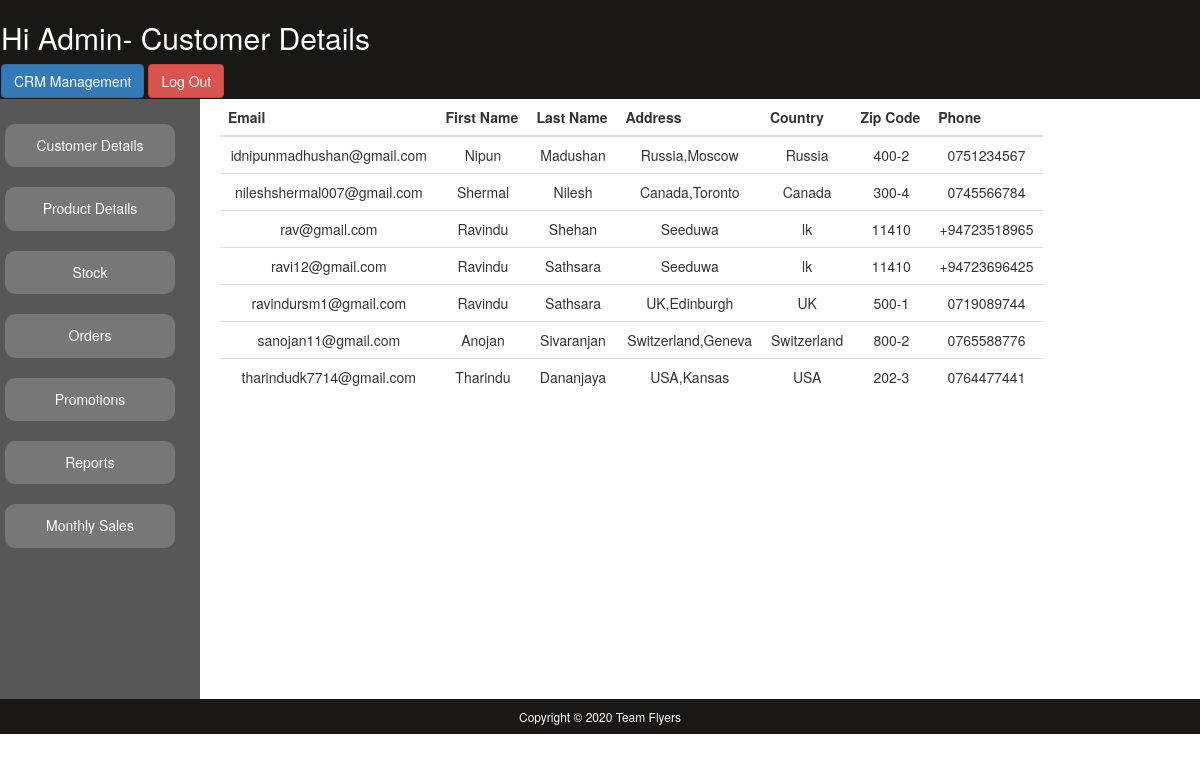
The app's page /Website/Admin/Admin_CustomerDetails.php (signed in) with its own data.
### tables this page shows
CREATE TABLE IF NOT EXISTS `customer` (
  `C_Email` varchar(100) NOT NULL,
  `C_password` varchar(20) NOT NULL,
  `C_fname` varchar(50) NOT NULL,
  `C_lname` varchar(50) NOT NULL,
  `C_Address` varchar(500) NOT NULL,
  `C_Country` varchar(100) NOT NULL,
  `C_ZipCode` varchar(20) NOT NULL,
  `C_Phone` varchar(12) NOT NULL,
  PRIMARY KEY (`C_Email`),
  KEY `C_fname` (`C_fname`)
);

### Website/Admin/Admin_CustomerDetails.php (the view, shortened to what this page needs)
<!doctype html>
<html>
<head>
<link rel="stylesheet" type="text/css" href="CSS/Style1.css">
<link rel="stylesheet" href="https://maxcdn.bootstrapcdn.com/bootstrap/3.4.1/css/bootstrap.min.css">
</head>
<body>
	<div id="header">
		<h2 style="color:#FFFFFF;">Hi Admin- Customer Details</h2>
		<a href="CRM_Interface.php"  class="btn btn-primary"> CRM Management</a>
		<a href="Admin_Login.php"  class="btn btn-danger"> Log Out</a>
	</div>
<div id="navigation"><br>
    	<a href="Admin_CustomerDetails.php" class="btn badge"><h5>Customer Details</h5></a><br><br>
        <a href="Admin_Product.php" class="btn badge"><h5>Product Details</h5></a><br><br>
        <a href="Admin_Stock.php" class="btn badge"><h5>Stock</h5></a><br><br>
        <a href="Admin_Orders" class="btn badge"><h5>Orders</h5></a><br><br>
        <a href="Admin_Promotions.php" class="btn badge"><h5>Promotions</h5></a><br><br>
        <a href="Admin_reports.php" class="btn badge"><h5>Reports</h5></a><br><br>
		<a href="report.php" class="btn badge"><h5>Monthly Sales</h5></a><br><br>
    </div>
	<div id="Section">
	<table width="100%" class="table" align="center" >
              <thead>
                <tr>
				<th>Email</th>
                  <th>First Name</th>
                  <th>Last Name</th>
				  <th>Address</th>
				  <th>Country</th>
				  <th>Zip Code</th>
                  <th>Phone</th>
                </tr>
              </thead>
              <tbody>
			 <?php
		 $con = mysqli_connect("localhost","id15543581_root","rsmkds@123AA","id15543581_e_com_db");
				  $sql ="SELECT * FROM `customer` ";
		$result = mysqli_query($con,$sql);
		if(mysqli_num_rows($result)> 0)
	{
			while($row = mysqli_fetch_assoc($result))
			{
		?>
                <tr align="center">
				<td><?php echo $row['C_Email'] ?></td>
				<td><?php echo $row['C_fname'] ?></td>
                <td><?php echo $row['C_lname'] ?></td>
				<td><?php echo $row['C_Address'] ?></td>
				<td><?php echo $row['C_Country'] ?></td>
				<td><?php echo $row['C_ZipCode'] ?></td>
				<td><?php echo $row['C_Phone'] ?></td>
                </tr>
        <?php
			}}
			?>
      </table>
		</div>
<div id="foot">
    	<h6 style="color:#FFFFFF;">Copyright &copy; 2020 Team Flyers</h6>
    </div>
</body>
</html>

### Website/Admin/CSS/Style1.css (style rules this page uses)
body { margin:0; padding:0; font-family: sans-serif; background-size:cover; }
.badge { width: 170px; }
.table { margin-left: 20px; }
#header { background-color:#1B1717; padding:1px; }
#Section { float: left; }
#navigation { background-color:#575757; height:600px; width:200px; padding:5px; float:left; }
#foot { clear:both; text-align:center; background-color:#1B1717; padding:1px; }

### records on screen
customer: C_Email "idnipunmadhushan@gmail.com", C_fname "Nipun", C_lname "Madushan", C_Address "Russia,Moscow", C_Country "Russia", C_ZipCode "400-2", C_Phone "0751234567"
customer: C_Email "nileshshermal007@gmail.com", C_fname "Shermal", C_lname "Nilesh", C_Address "Canada,Toronto", C_Country "Canada", C_ZipCode "300-4", C_Phone "0745566784"
customer: C_Email "rav@gmail.com", C_fname "Ravindu", C_lname "Shehan", C_Address "Seeduwa", C_Country "lk", C_ZipCode "11410", C_Phone "+94723518965"
customer: C_Email "ravi12@gmail.com", C_fname "Ravindu", C_lname "Sathsara", C_Address "Seeduwa", C_Country "lk", C_ZipCode "11410", C_Phone "+94723696425"
customer: C_Email "ravindursm1@gmail.com", C_fname "Ravindu", C_lname "Sathsara", C_Address "UK,Edinburgh", C_Country "UK", C_ZipCode "500-1", C_Phone "0719089744"
customer: C_Email "sanojan11@gmail.com", C_fname "Anojan", C_lname "Sivaranjan", C_Address "Switzerland,Geneva", C_Country "Switzerland", C_ZipCode "800-2", C_Phone "0765588776"
customer: C_Email "tharindudk7714@gmail.com", C_fname "Tharindu", C_lname "Dananjaya", C_Address "USA,Kansas", C_Country "USA", C_ZipCode "202-3", C_Phone "0764477441"
